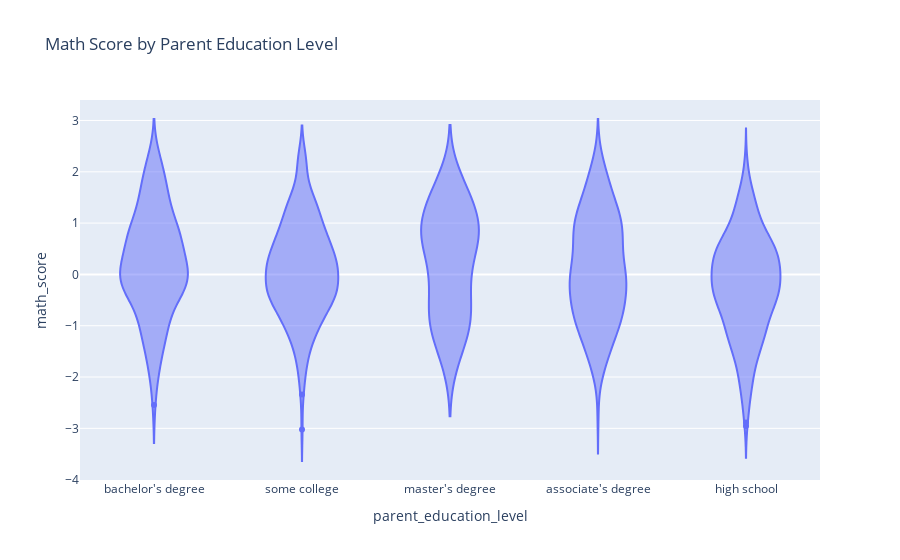
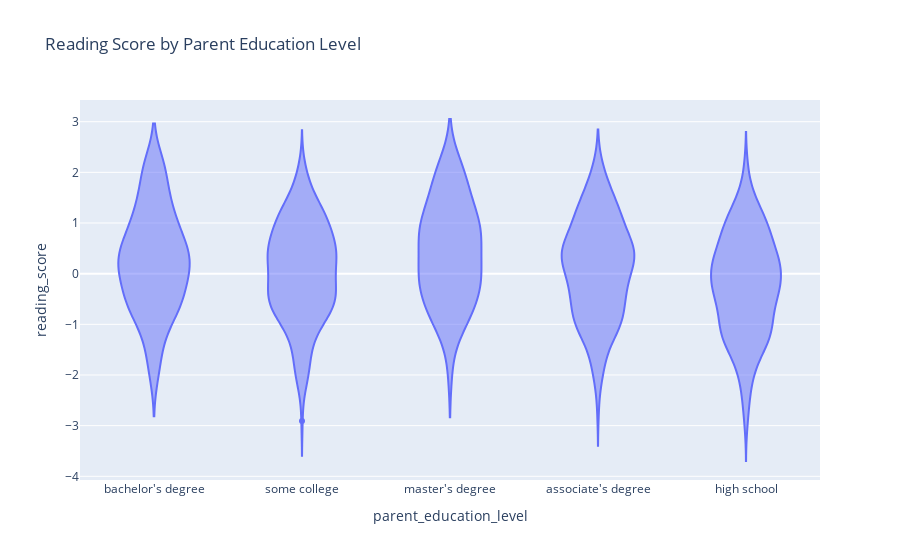
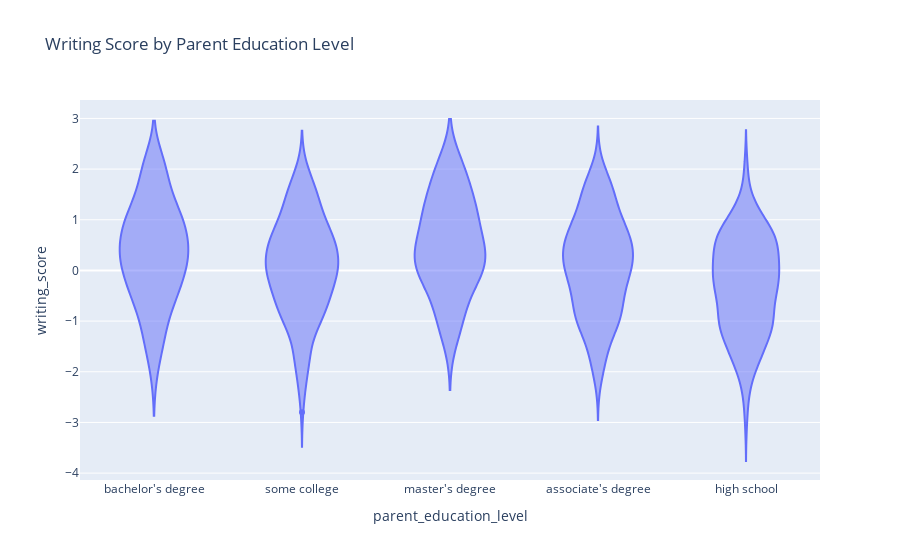

The code cell stored with these charts, in order, in its notebook:
### Markdown cell above
### Q5. Check scatter plot of scores between each subject

### Code cell
import plotly.express as px

fig = px.violin(df, x='parent_education_level', y='math_score', title='Math Score by Parent Education Level')
fig.show()

fig = px.violin(df, x='parent_education_level', y='reading_score', title='Reading Score by Parent Education Level')
fig.show()

fig = px.violin(df, x='parent_education_level', y='writing_score', title='Writing Score by Parent Education Level')
fig.show()

### Figure 1 — Plotly figure (JSON) as saved in the notebook; plotly's stock layout.template omitted (floating-point values rounded to 4 significant figures; data arrays with more than 128 entries replaced by an {"elided": "..."} marker saying what was removed)
{"data": [{"alignmentgroup": "True", "box": {"visible": false}, "hovertemplate": "parent_education_level=%{x}<br>math_score=%{y}<extra></extra>", "legendgroup": "", "marker": {"color": "#636efa"}, "name": "", "offsetgroup": "", "orientation": "v", "scalegroup": "True", "showlegend": false, "type": "violin", "x": {"elided": "994 str values"}, "x0": " ", "xaxis": "x", "y": {"elided": "994 float values"}, "y0": " ", "yaxis": "y"}], "layout": {"legend": {"tracegroupgap": 0}, "title": {"text": "Math Score by Parent Education Level"}, "violinmode": "group", "xaxis": {"anchor": "y", "domain": [0, 1], "title": {"text": "parent_education_level"}}, "yaxis": {"anchor": "x", "domain": [0, 1], "title": {"text": "math_score"}}}}

### Figure 2 — Plotly figure (JSON) as saved in the notebook; plotly's stock layout.template omitted (floating-point values rounded to 4 significant figures; data arrays with more than 128 entries replaced by an {"elided": "..."} marker saying what was removed)
{"data": [{"alignmentgroup": "True", "box": {"visible": false}, "hovertemplate": "parent_education_level=%{x}<br>reading_score=%{y}<extra></extra>", "legendgroup": "", "marker": {"color": "#636efa"}, "name": "", "offsetgroup": "", "orientation": "v", "scalegroup": "True", "showlegend": false, "type": "violin", "x": {"elided": "994 str values"}, "x0": " ", "xaxis": "x", "y": {"elided": "994 float values"}, "y0": " ", "yaxis": "y"}], "layout": {"legend": {"tracegroupgap": 0}, "title": {"text": "Reading Score by Parent Education Level"}, "violinmode": "group", "xaxis": {"anchor": "y", "domain": [0, 1], "title": {"text": "parent_education_level"}}, "yaxis": {"anchor": "x", "domain": [0, 1], "title": {"text": "reading_score"}}}}

### Figure 3 — Plotly figure (JSON) as saved in the notebook; plotly's stock layout.template omitted (floating-point values rounded to 4 significant figures; data arrays with more than 128 entries replaced by an {"elided": "..."} marker saying what was removed)
{"data": [{"alignmentgroup": "True", "box": {"visible": false}, "hovertemplate": "parent_education_level=%{x}<br>writing_score=%{y}<extra></extra>", "legendgroup": "", "marker": {"color": "#636efa"}, "name": "", "offsetgroup": "", "orientation": "v", "scalegroup": "True", "showlegend": false, "type": "violin", "x": {"elided": "994 str values"}, "x0": " ", "xaxis": "x", "y": {"elided": "994 float values"}, "y0": " ", "yaxis": "y"}], "layout": {"legend": {"tracegroupgap": 0}, "title": {"text": "Writing Score by Parent Education Level"}, "violinmode": "group", "xaxis": {"anchor": "y", "domain": [0, 1], "title": {"text": "parent_education_level"}}, "yaxis": {"anchor": "x", "domain": [0, 1], "title": {"text": "writing_score"}}}}
